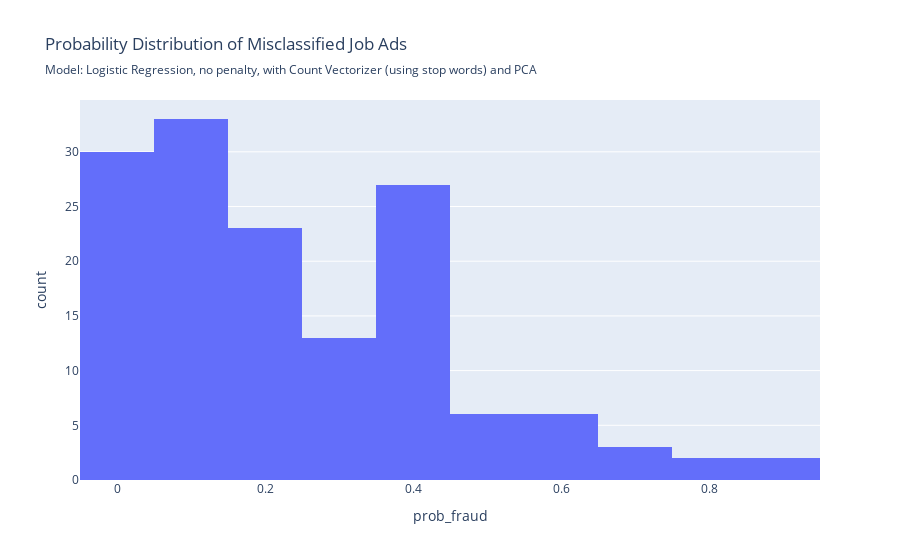

The notebook cell saved with this chart:
### Code cell
scores_log_cv_pca_stop, res_log_cv_pca_stop = evaluate_model(
    model_log_pca_stop, X_test, y_test, 
    fig_subtitle= 'Logistic Regression, no penalty, with Count Vectorizer (using stop words) and PCA', 
    short_name='log_cv_pca_stop', 
    save_figs=True,
    return_misclassified = False,
    return_all_results = True
)

### Figure 1 — Plotly figure (JSON) as saved in the notebook; plotly's stock layout.template omitted (floating-point values rounded to 4 significant figures; data arrays with more than 128 entries replaced by an {"elided": "..."} marker saying what was removed)
{"data": [{"bingroup": "x", "hovertemplate": "prob_fraud=%{x}<br>count=%{y}<extra></extra>", "legendgroup": "", "marker": {"color": "#636efa", "pattern": {"shape": ""}}, "name": "", "orientation": "v", "showlegend": false, "type": "histogram", "x": {"elided": "145 float values"}, "xaxis": "x", "yaxis": "y"}], "layout": {"barmode": "relative", "legend": {"tracegroupgap": 0}, "title": {"subtitle": {"text": "Model: Logistic Regression, no penalty, with Count Vectorizer (using stop words) and PCA"}, "text": "Probability Distribution of Misclassified Job Ads"}, "xaxis": {"anchor": "y", "domain": [0, 1], "title": {"text": "prob_fraud"}}, "yaxis": {"anchor": "x", "domain": [0, 1], "title": {"text": "count"}}}}
